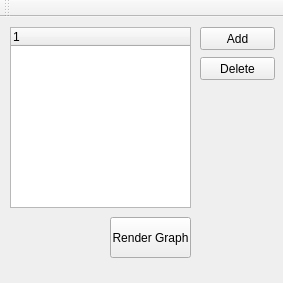
<?xml version="1.0" encoding="UTF-8"?>
<ui version="4.0">
 <class>MainWindow</class>
 <widget class="QMainWindow" name="MainWindow">
  <property name="geometry">
   <rect>
    <x>0</x>
    <y>0</y>
    <width>283</width>
    <height>283</height>
   </rect>
  </property>
  <property name="windowTitle">
   <string>MainWindow</string>
  </property>
  <widget class="QWidget" name="centralWidget">
   <widget class="QTreeWidget" name="treeWidget">
    <property name="geometry">
     <rect>
      <x>10</x>
      <y>10</y>
      <width>181</width>
      <height>181</height>
     </rect>
    </property>
    <column>
     <property name="text">
      <string notr="true">1</string>
     </property>
    </column>
   </widget>
   <widget class="QPushButton" name="drawButton">
    <property name="geometry">
     <rect>
      <x>110</x>
      <y>200</y>
      <width>81</width>
      <height>41</height>
     </rect>
    </property>
    <property name="text">
     <string>Render Graph</string>
    </property>
   </widget>
   <widget class="QPushButton" name="addButton">
    <property name="geometry">
     <rect>
      <x>200</x>
      <y>10</y>
      <width>75</width>
      <height>23</height>
     </rect>
    </property>
    <property name="text">
     <string>Add</string>
    </property>
   </widget>
   <widget class="QPushButton" name="deleteButton">
    <property name="geometry">
     <rect>
      <x>200</x>
      <y>40</y>
      <width>75</width>
      <height>23</height>
     </rect>
    </property>
    <property name="text">
     <string>Delete</string>
    </property>
   </widget>
  </widget>
  <widget class="QMenuBar" name="menuBar">
   <property name="geometry">
    <rect>
     <x>0</x>
     <y>0</y>
     <width>283</width>
     <height>21</height>
    </rect>
   </property>
  </widget>
  <widget class="QToolBar" name="mainToolBar">
   <attribute name="toolBarArea">
    <enum>TopToolBarArea</enum>
   </attribute>
   <attribute name="toolBarBreak">
    <bool>false</bool>
   </attribute>
  </widget>
 </widget>
 <layoutdefault spacing="6" margin="11"/>
 <resources/>
 <connections/>
</ui>
